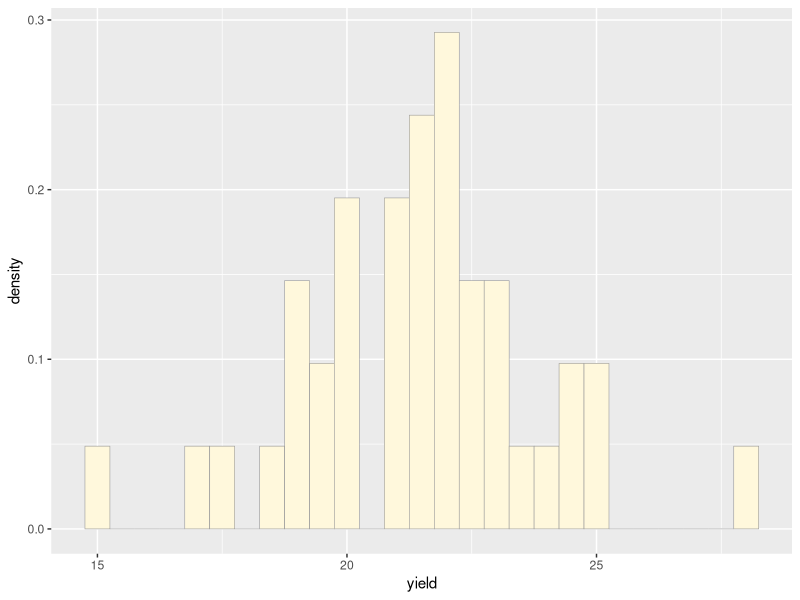
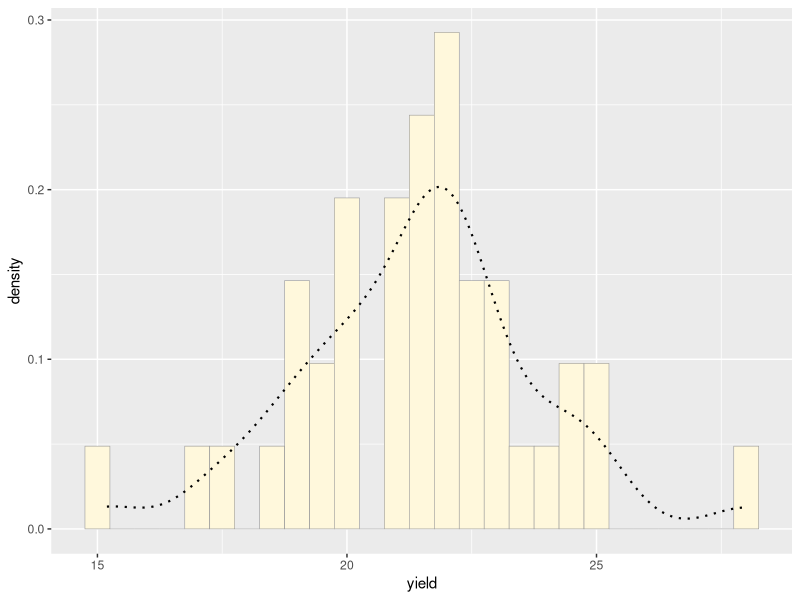
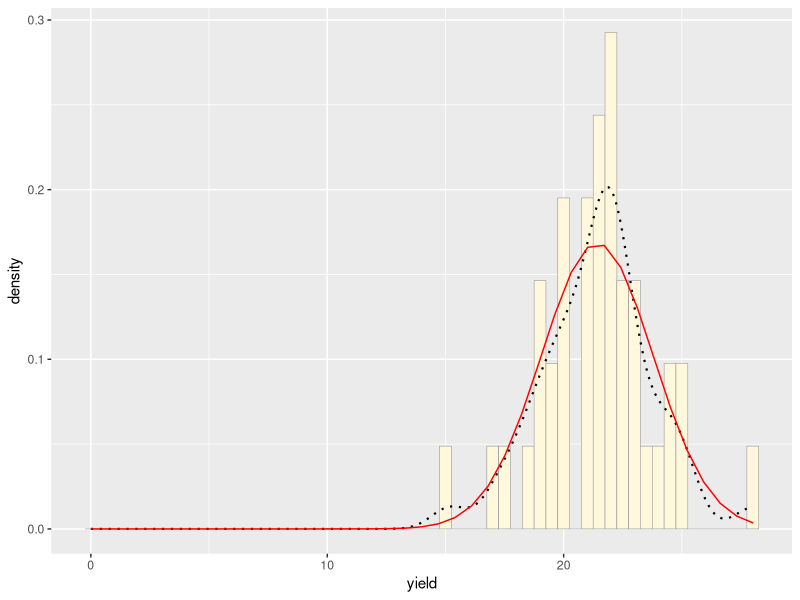
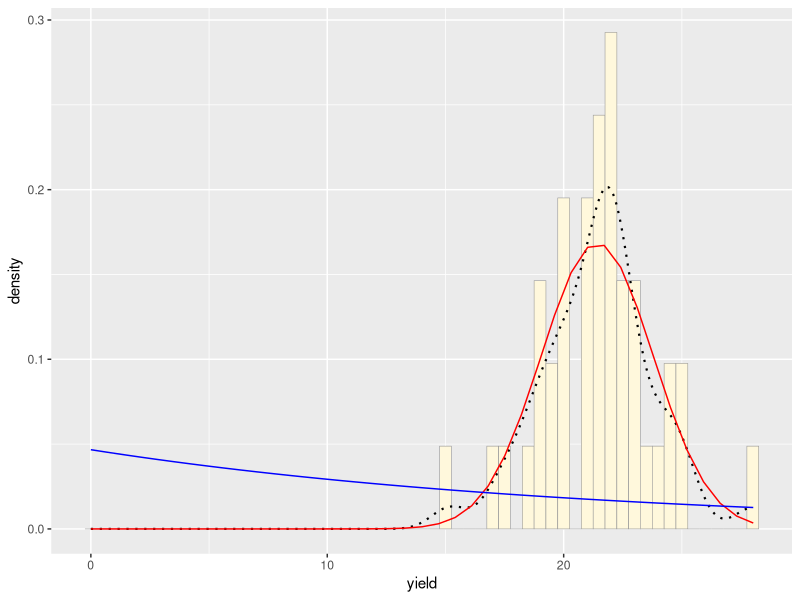
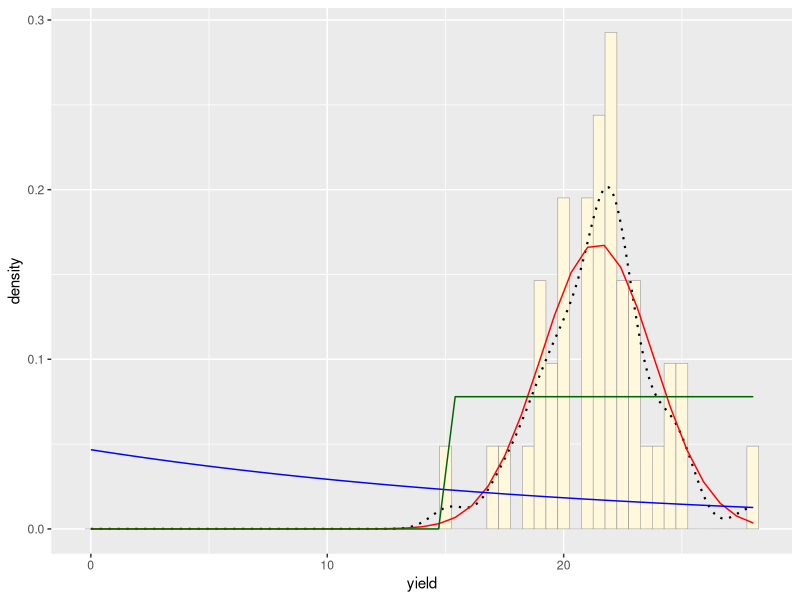
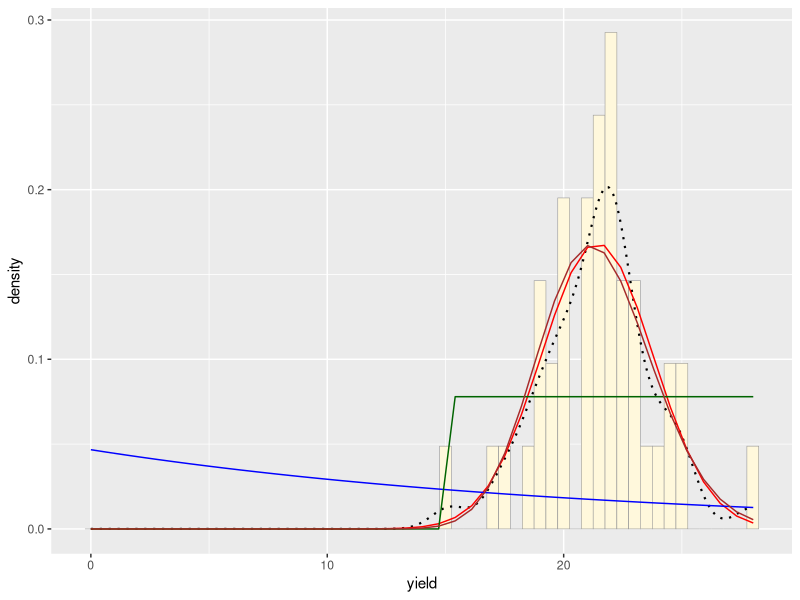
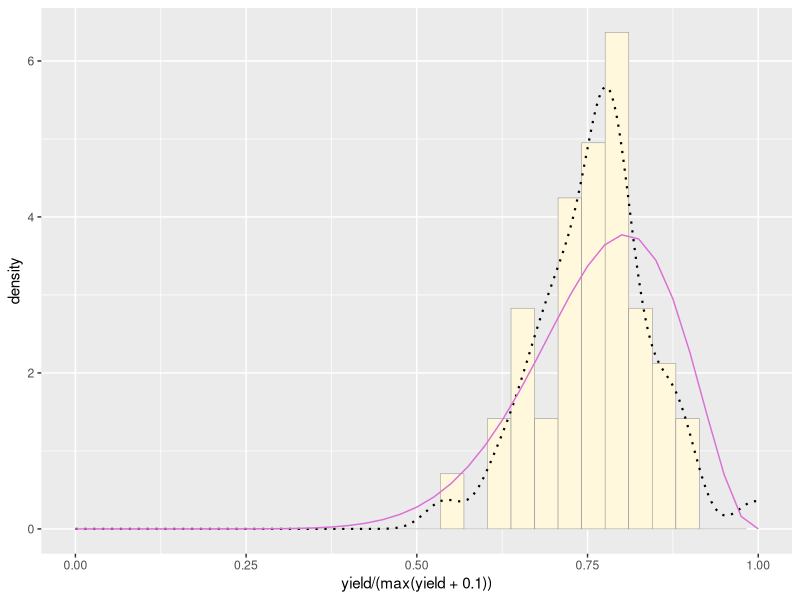

Source code (R) for these figures, in order:
## ---- chunk 1
knitr::opts_chunk$set(echo = TRUE)

z <- read.table("BIO381_data.csv",header=TRUE,sep=",", stringsAsFactors=FALSE)

# normpars$loglik, want the most positive value

str(z)
summary(z)

library(ggplot2) # for graphics
library(MASS) # for maximum likelihood estimation

######################
# quick and dirty, a truncated normal distribution to work on the (fake data) solution set
# z naming not required below because data read in
#z <- rnorm(n=3000,mean=0.2)
#z <- data.frame(1:3000,z)
#####################

  #identify column titles (headers) for columns of data as per excel set-up
  names(z) <- list("ID","manure","tillage","yield")
  #remove rows zero values in the yield column from this dataset
  z <- z[z$yield>0,]
  #display the structure of this object (i.e. column titles followed by column data
  str(z)
  #summary of subsetted second column 
  summary(z$yield)

  #plot histogram
  #look up how this density function called with elipses works??
  p1 <- ggplot(data=z, aes(x=yield, y=..density..)) +
  geom_histogram(color="grey60",fill="cornsilk",size=0.2,binwidth=.5) 
  print(p1)
  
  #plot a dotted line to represent the empirical density curve
  p1 <-  p1 +  geom_density(linetype="dotted",size=0.75)
  print(p1)
  
  #fit a normal distribution of yield data to capture estimates for fit parameters (mean and sd)
  normPars <- fitdistr(z$yield,"normal")
  #provide normal fit parameters -- first two columns printed, mean and sd, with standard deviation of both mean and sd in the second row
  print(normPars)
  
  #show full object info created from fit with additional info beyond mean and sd
  str(normPars)
  #print estimate of mean ??
  normPars$estimate["mean"] # note structure of getting a named attribute
  #fit parameters are printed with headers (vector with two elements)
## ---- chunk 2
  ##create names for estimated normal fit parameters
  meanML <- normPars$estimate["mean"]
  sdML <- normPars$estimate["sd"]
  #capture maximum variable (yield) and define range using count of total elements in column
  xval <- seq(0,max(z$yield),len=length(z$yield))
  #plot normal probability density using stat_function
  #x values defined by range, y values defined by stat_function operation: args=normal fit parameters
  stat <- stat_function(aes(x = xval, y = ..y..), 
                        fun = dnorm, colour="red", 
                        n = length(z$yield), 
                        args = list(mean = meanML, sd = sdML))
  p1 + stat
  
  ########## Note
  # For all of these curve fits, the expected arguments (parameters) will be defined 
  # based on the fun="", which identifies the TYPE of fit
  ######### End Note
  
  # use fit distr again to pull exponential fit parameters
  expoPars <- fitdistr(z$yield,"exponential")
  rateML <- expoPars$estimate["rate"]
  #great additional curve based on exponential fit parameters, y values defined by args=exp fit parameter
  stat2 <- stat_function(aes(x = xval, y = ..y..), 
                         fun = dexp, colour="blue", 
                         n = length(z$yield), 
                         args = list(rate=rateML))
  p1 + stat + stat2
  
  
  #for uniform distribution-- fit distr unnecessary, min and max functions used instead
  stat3 <- stat_function(aes(x = xval, y = ..y..), 
                         fun = dunif, colour="darkgreen", 
                         n = length(z$yield), 
                         args = list(min=min(z$yield), max=max(z$yield)))
  p1 + stat + stat2 + stat3
  
  
  #for gamma probability density fit distr is needed to define shape and rate
  gammaPars <- fitdistr(z$yield,"gamma")
  shapeML <- gammaPars$estimate["shape"]
  rateML <- gammaPars$estimate["rate"]
  #plot using shape and rate within stat function
  stat4 <- stat_function(aes(x = xval, y = ..y..), 
                         fun = dgamma, colour="brown", 
                         n = length(z$yield), 
                         args = list(shape=shapeML, rate=rateML))
  p1 + stat + stat2 + stat3 + stat4
  #gamma probability density is most similar to the normal distribution
  
  
  #plot beta probability
  #first, create histogram of data prior to fitting beta curve
  pSpecial <- ggplot(data=z, aes(x=yield/(max(yield + 0.1)), y=..density..)) +
    geom_histogram(color="grey60",fill="cornsilk",size=0.2) + 
    xlim(c(0,1)) + #dotted line represents empirical density
    geom_density(size=0.75,linetype="dotted")
  #use fit distr to access shape1 and shape2 for beta
  betaPars <- fitdistr(x=z$yield/max(z$yield + 0.1),start=list(shape1=1,shape2=2),"beta")
  shape1ML <- betaPars$estimate["shape1"]
  shape2ML <- betaPars$estimate["shape2"]
  # fit beta curve using shape1 and shape2
  statSpecial <- stat_function(aes(x = xval, y = ..y..), 
                               fun = dbeta, colour="orchid", 
                               n = length(z$yield), 
                               args = list(shape1=shape1ML,shape2=shape2ML))
  pSpecial + statSpecial
  

  
  
  
  

